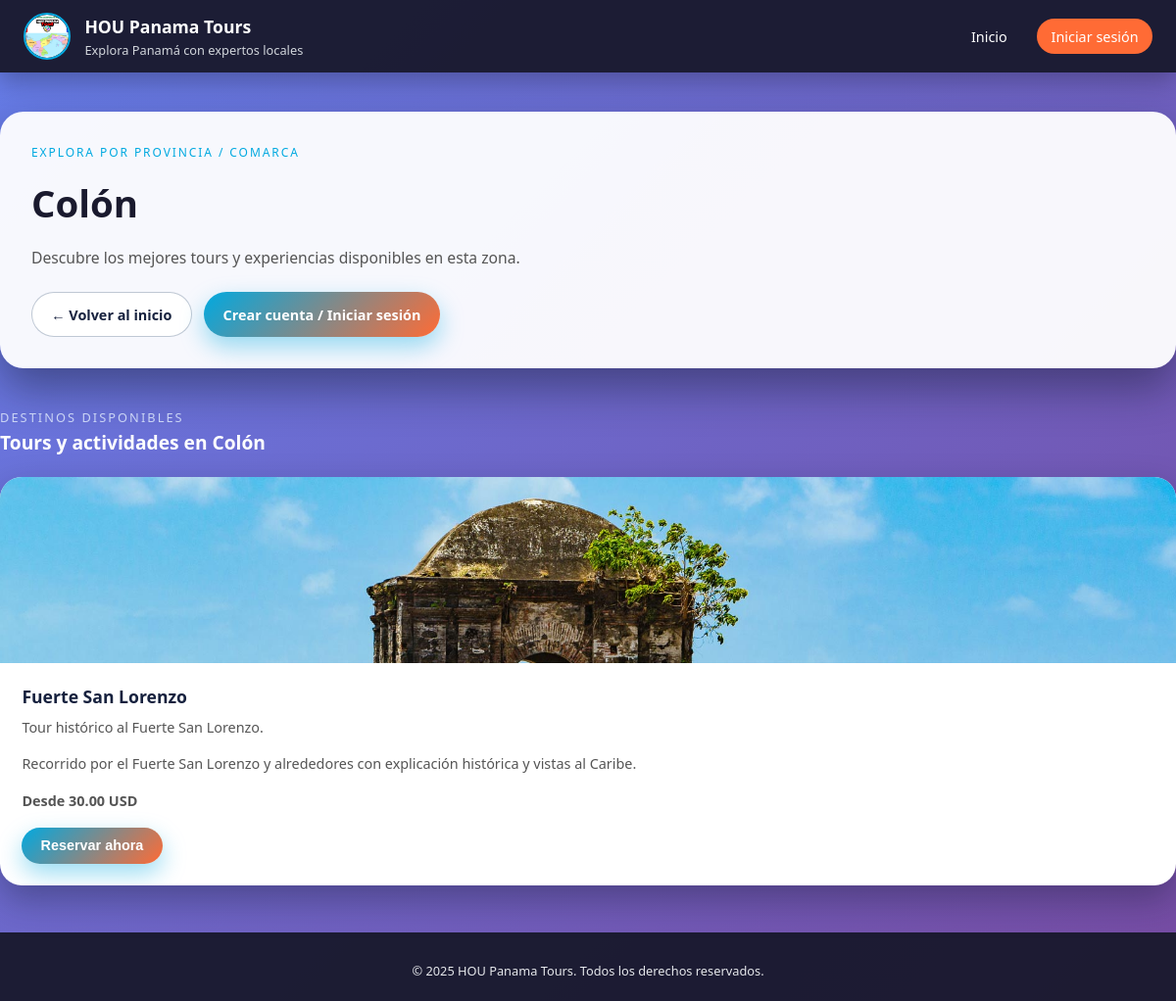
The page /provincia.php?slug=Colón on the database its author committed.
### tables this page shows
CREATE TABLE destinos (
  id INT AUTO_INCREMENT PRIMARY KEY,
  codigo VARCHAR(20) NOT NULL UNIQUE,
  nombre VARCHAR(150) NOT NULL,
  provincia VARCHAR(80) NOT NULL,
  descripcion_corta VARCHAR(255) NOT NULL,
  descripcion_larga TEXT NOT NULL,
  precio_base DECIMAL(10,2) NOT NULL,
  imagen VARCHAR(255) NOT NULL,
  activo TINYINT(1) NOT NULL DEFAULT 1
);

### provincia.php (the view, shortened to what this page needs)
<?php
require_once 'config.php';
$usuario = null;
$slug = $_GET['slug'] ?? '';
$provincia = null;
$destinos = [];
if ($slug !== '') {
    $stmt = $pdo->prepare("
        SELECT provincia AS nombre_provincia
        FROM destinos
        WHERE provincia = ?
        LIMIT 1
    ");
    $stmt->execute([$slug]);
    $provincia = $stmt->fetch(PDO::FETCH_ASSOC);
    $stmt = $pdo->prepare("
        SELECT id, nombre, descripcion_corta, descripcion_larga, precio_base, imagen
        FROM destinos
        WHERE provincia = ? AND activo = 1
        ORDER BY nombre
    ");
    $stmt->execute([$slug]);
    $destinos = $stmt->fetchAll(PDO::FETCH_ASSOC);
}
?>
<!DOCTYPE html>
<html lang="es">
<head>
    <link rel="stylesheet" href="css/style.css">
</head>
<body>
<header class="header">
    <div class="header-inner">
        <div class="brand" onclick="window.location.href='index.php'" style="cursor:pointer;">
            <div class="brand-logo">
                <img src="Imagenes/empresas_hou.jpg"
                     alt="HOU Panama Tours"
                     style="width:100%;height:100%;object-fit:cover;border-radius:50%;">
            </div>
            <div>
                <div class="brand-title">HOU Panama Tours</div>
                <div class="brand-subtitle">Explora Panamá con expertos locales</div>
            </div>
        </div>
        <nav class="nav">
            <a href="index.php">Inicio</a>
            <?php if ($usuario): ?>
                <?php if (($usuario['rol'] ?? 'usuario') !== 'admin'): ?>
                    <a href="mis-reservas.php">Mis reservas</a>
                <?php endif; ?>
                <?php if (($usuario['rol'] ?? 'usuario') === 'admin'): ?>
                    <a href="admin.php">Panel de Adminnistrador</a>
                <?php endif; ?>
                <span class="user-pill">👤 <?php echo htmlspecialchars($usuario['nombre']); ?></span>
                <a href="index.php?logout=1" class="nav-cta">Cerrar sesión</a>
            <?php else: ?>
                <a href="login.php" class="nav-cta">Iniciar sesión</a>
            <?php endif; ?>
        </nav>
    </div>
</header>
<section class="hero">
    <div class="hero-grid">
        <div>
            <p class="hero-kicker">Explora por provincia / comarca</p>
            <h1 class="hero-title">
                <?php
                if ($provincia) {
                    echo htmlspecialchars($provincia['nombre_provincia']);
                } else {
                    echo 'Provincia no encontrada';
                }
                ?>
            </h1>
            <p class="hero-subtitle">
                <?php if ($provincia): ?>
                    Descubre los mejores tours y experiencias disponibles en esta zona.
                <?php else: ?>
                    Lo sentimos, no pudimos cargar la información de esta provincia o comarca.
                <?php endif; ?>
            </p>
            <div class="hero-actions">
                <a href="index.php" class="btn btn-ghost">← Volver al inicio</a>
                <?php if ($usuario): ?>
                    <a href="mis-reservas.php" class="btn btn-primary">Ver mis reservas</a>
                <?php else: ?>
                    <a href="login.php" class="btn btn-primary">Crear cuenta / Iniciar sesión</a>
                <?php endif; ?>
            </div>
        </div>
    </div>
</section>
<section class="section">
    <div class="section-header">
        <p class="section-kicker">Destinos disponibles</p>
        <h2 class="section-title">
            Tours y actividades en
            <?php echo htmlspecialchars($provincia['nombre_provincia'] ?? $slug ?: 'esta provincia'); ?>
        </h2>
    </div>
    <?php if (!empty($destinos)): ?>
        <div class="card-grid">
            <?php foreach ($destinos as $d): ?>
                <div class="card">
                    <?php if (!empty($d['imagen'])): ?>
                        <div class="card-image">
                            <img src="<?php echo htmlspecialchars($d['imagen']); ?>"
                                 alt="<?php echo htmlspecialchars($d['nombre']); ?>">
                        </div>
                    <?php endif; ?>
                    <div class="card-content">
                        <h3 class="card-title">
                            <?php echo htmlspecialchars($d['nombre']); ?>
                        </h3>
                        <p class="card-description">
                            <?php echo htmlspecialchars($d['descripcion_corta']); ?>
                        </p>
                        <p class="card-description" style="margin-top:0.5rem;">
                            <?php echo htmlspecialchars($d['descripcion_larga']); ?>
                        </p>
                        <p class="card-description" style="margin-top:0.5rem;font-weight:600;">
                            Desde <?php echo number_format($d['precio_base'], 2); ?> USD
                        </p>
                        <div class="hero-actions" style="margin-top:1rem;">
                            <form method="get" action="reserva.php">
                                <button class="btn btn-primary" type="submit">Reservar ahora</button>
                            </form>
                        </div>
                    </div>
                </div>
            <?php endforeach; ?>
        </div>
    <?php else: ?>
        <p style="color:#fff;margin-top:1rem;">
            No hay tours configurados para esta provincia/comarca.
        </p>
    <?php endif; ?>
</section>
<footer class="footer">
    <p>© <?php echo date('Y'); ?> HOU Panama Tours. Todos los derechos reservados.</p>
</footer>
</body>
</html>

### style.css (style rules this page uses)
* { box-sizing: border-box; margin: 0; padding: 0; }
:root { --primary: #00A9E0; --secondary: #FF6B35; --dark: #1a1a2e; --light: #f8f9fa; --accent: #16213e; }
body { font-family: 'Segoe UI', Tahoma, Geneva, Verdana, sans-serif; background: linear-gradient(135deg, #667eea 0%, #764ba2 100%); color: #222; line-height: 1.6; }
a { color: inherit; text-decoration: none; }
img { max-width: 100%; display: block; }
.header { background: rgba(26, 26, 46, 0.96); color: #fff; position: sticky; top: 0; z-index: 50; box-shadow: 0 10px 25px rgba(0, 0, 0, 0.25); }
.header-inner { max-width: 1200px; margin: 0 auto; padding: 0.8rem 1.5rem; display: flex; align-items: center; justify-content: space-between; gap: 1rem; }
.brand { display: flex; align-items: center; gap: 0.9rem; }
.brand-logo { width: 48px; height: 48px; border-radius: 50%; overflow: hidden; border: 2px solid var(--primary); }
.brand-title { font-weight: 700; font-size: 1.1rem; }
.brand-subtitle { font-size: 0.8rem; color: #d1d5db; }
.nav { display: flex; align-items: center; gap: 1rem; }
.nav a { font-size: 0.9rem; padding: 0.4rem 0.9rem; border-radius: 999px; position: relative; }
.nav a::after { content: ""; position: absolute; bottom: -5px; left: 0; width: 0; height: 2px; background: var(--primary); transition: width 0.25s; }
.nav-cta { background: var(--secondary); color: #fff; border-radius: 25px; }
.hero { max-width: 1200px; margin: 2.5rem auto; padding: 2rem; background: rgba(255, 255, 255, 0.95); border-radius: 24px; box-shadow: 0 20px 45px rgba(15, 23, 42, 0.45); }
.hero-grid { display: grid; grid-template-columns: minmax(0, 1.4fr) minmax(0, 1fr); gap: 2rem; align-items: center; }
.hero-kicker { text-transform: uppercase; letter-spacing: 0.16em; font-size: 0.75rem; color: var(--primary); margin-bottom: 0.75rem; }
.hero-title { font-size: clamp(2.1rem, 3.2vw, 2.6rem); font-weight: 700; color: var(--dark); margin-bottom: 0.75rem; }
.hero-subtitle { font-size: 0.98rem; color: #555; margin-bottom: 1.4rem; }
.hero-actions { display: flex; flex-wrap: wrap; gap: 0.8rem; }
.btn { display: inline-flex; align-items: center; justify-content: center; padding: 0.65rem 1.2rem; border-radius: 999px; border: none; cursor: pointer; font-size: 0.9rem; font-weight: 600; transition: transform 0.2s, box-shadow 0.2s, opacity 0.2s; }
.btn-primary { background: linear-gradient(135deg, var(--primary), var(--secondary)); color: white; box-shadow: 0 10px 25px rgba(0, 169, 224, 0.4); }
.btn-ghost { background: #ffffff; color: var(--accent); border: 1px solid rgba(148, 163, 184, 0.6); }
.section { margin: 2.5rem auto; max-width: 1200px; }
.section-header { margin-bottom: 1.2rem; }
.section-title { font-size: 1.2rem; font-weight: 700; color: #fff; }
.section-kicker { font-size: 0.8rem; text-transform: uppercase; letter-spacing: 0.16em; color: #cbd5f5; }
.card-grid { display: grid; grid-template-columns: repeat(auto-fit, minmax(260px, 1fr)); gap: 1.7rem; }
.card { background: white; border-radius: 22px; overflow: hidden; box-shadow: 0 15px 35px rgba(15, 23, 42, 0.35); display: flex; flex-direction: column; }
.card-image { height: 190px; overflow: hidden; }
.card-image img { width: 100%; height: 100%; object-fit: cover; transform: scale(1.02); transition: transform 0.4s; }
.card-content { padding: 1.3rem 1.4rem 1.4rem; }
.card-title { font-size: 1.1rem; font-weight: 700; margin-bottom: 0.35rem; color: var(--accent); }
.card-description { font-size: 0.9rem; color: #555; margin-bottom: 0.9rem; }
.footer { margin-top: 3rem; padding: 1.8rem 1rem 1.3rem; font-size: 0.8rem; color: #e5e7eb; text-align: center; background: rgba(26, 26, 46, 0.96); }

### rows shown on the page
destinos: provincia "Colón", imagen (picture), nombre "Fuerte San Lorenzo", descripcion_corta "Tour histórico al Fuerte San Lorenzo.", descripcion_larga "Recorrido por el Fuerte San Lorenzo y alrededores con explicación histórica y vistas al Caribe.", precio_base "30.00"
